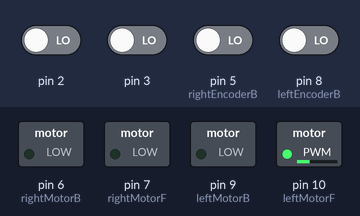
The sketch below on a simulated Arduino Uno, built with avr-gcc and run on an emulated ATmega328P. On the bench: switched loads named in the sketch (green lamp = pin HIGH). Inputs (shaded band) come from the test bench; at power-on: pin 2, pin 3, pin 5 (rightEncoderB), pin 8 (leftEncoderB) LOW. What the sketch prints to the serial monitor is not drawn.

Above: at 1.2 s.
1.3 s: pin 2 driven HIGH and pin 3 driven HIGH
Timing chart, 0 to 4.3 s (numbered marks = the images above; inputs shaded):
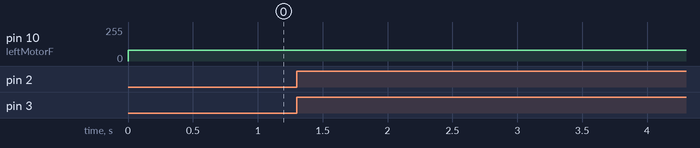

The sketch:

Encoder_Drive_Straight.ino
```cpp
#include <TimerOne.h>

int leftMotorF = 10;
int leftMotorB = 9;
int leftEncoderB = 8;
int leftEncoderA = 2;
int rightMotorF = 7;
int rightMotorB = 6;
int rightEncoderB = 5;
int rightEncoderA = 3;

float distToGoL = 0.0;
float distToGoR = 0.0;
int baseSpeed = 100;
int travelSpeed = 100;

float Ka = 1;
int Kb = 1;

int state = 0;

volatile long int rightCounter = 0;
volatile long int leftCounter = 0;
volatile long int rightCounterTemp = 0;
volatile long int leftCounterTemp = 0;

float leftDist = 0;
float leftDistTemp =0;
int leftSpeed = 80;
float rightDist = 0;
float rightDistTemp =0;
int rightSpeed = 80;

volatile int accelTime;

int desiredDist = 30;

float distCenter = 0;
float distFront = 0;

float inchesPerTick = .0032751103;
//================================================================================================================
void setup(){

  /* set up the timer */
  Timer1.initialize(100000);
  Timer1.attachInterrupt(timerISR);

  pinMode(leftMotorF, OUTPUT);
  pinMode(leftMotorB, OUTPUT);
  pinMode(rightMotorF, OUTPUT);
  pinMode(rightMotorB, OUTPUT);

  attachInterrupt(0,leftTick,RISING);
  attachInterrupt(1,rightTick,RISING);

  Serial.begin(9600);
}
//================================================================================================================
void timerISR(void) {
  // we are here because the timer expired and generated an interrupt
  if (accelTime <= 10){
    accelTime++;
  }
}
//================================================================================================================
void loop(){

  leftDist = ticksToInches(leftCounter);
  rightDist = ticksToInches(rightCounter);

  leftDistTemp = ticksToInches(leftCounterTemp);
  rightDistTemp = ticksToInches(rightCounterTemp);

  if(leftSpeed >= 0){
    analogWrite(leftMotorF,leftSpeed);
    analogWrite(leftMotorB,0);
  }
  else{
    analogWrite(leftMotorF,0);
    analogWrite(leftMotorB,leftSpeed);
  }
  if(rightSpeed >= 0){
    analogWrite(rightMotorF,rightSpeed);
    analogWrite(rightMotorB,0);
  }
  else{
    analogWrite(rightMotorF,0);
    analogWrite(rightMotorB,rightSpeed);
  }

  Serial.print(leftCounter);
  Serial.print("  ");
  Serial.println(rightCounter);

  //proportionalDrive(leftCounter,rightCounter,leftDist,rightDist);
}
//================================================================================================================
void proportionalDrive(long int leftTicks, long int rightTicks, float distL, float distR) {
  //acceleration
  if(accelTime <= 10){
    baseSpeed = accelTime;
  }
  else{
   baseSpeed = travelSpeed;
  }

  distToGoL = desiredDist - distL;
  distToGoR = desiredDist - distR;

  //                keeps robot straight                        slows/stops robot at desired distance
  leftSpeed = (baseSpeed - Ka * (leftTicks - rightTicks)) * (distToGoL/sqrt((distToGoL * distToGoL) + Kb));
  //                keeps robot straight                        slows/stops robot at desired distance
  rightSpeed = (baseSpeed + Ka * (leftTicks - rightTicks)) * (distToGoR/sqrt((distToGoR * distToGoR) + Kb));

  Serial.print(leftCounter);
  Serial.print("  ");
  Serial.println(rightCounter);
}

//================================================================================================================
float ticksToInches(long int ticks){
  return (inchesPerTick * ticks);
}
//================================================================================================================
void leftTick(){
  if (digitalRead(leftEncoderB) == HIGH){
    leftCounter++;
    leftCounterTemp--;
  }
  else{
    leftCounter--;
    leftCounterTemp++;
  }
}
//================================================================================================================
void rightTick(){
  if (digitalRead(rightEncoderB) == HIGH){
    rightCounter--;
    rightCounterTemp++;
  }
  else{
    rightCounter++;
    rightCounterTemp--;
  }
}
```

Measured:
- after the input at 1.3 s, every drawn part: stays the same
